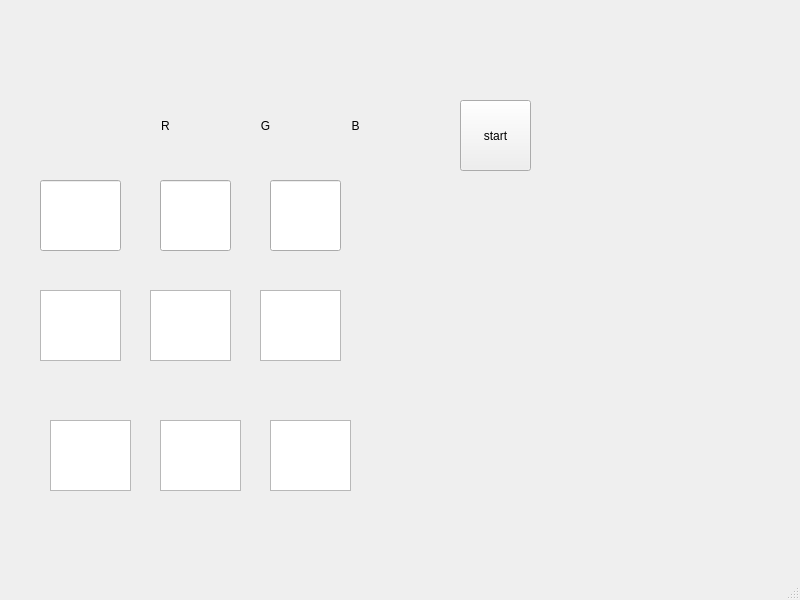
<?xml version="1.0" encoding="UTF-8"?>
<ui version="4.0">
 <class>MainWindow</class>
 <widget class="QMainWindow" name="MainWindow">
  <property name="geometry">
   <rect>
    <x>0</x>
    <y>0</y>
    <width>800</width>
    <height>600</height>
   </rect>
  </property>
  <property name="windowTitle">
   <string>MainWindow</string>
  </property>
  <property name="styleSheet">
   <string notr="true"/>
  </property>
  <widget class="QWidget" name="centralwidget">
   <widget class="QLabel" name="lbl3">
    <property name="geometry">
     <rect>
      <x>320</x>
      <y>90</y>
      <width>71</width>
      <height>71</height>
     </rect>
    </property>
    <property name="text">
     <string>B</string>
    </property>
    <property name="alignment">
     <set>Qt::AlignCenter</set>
    </property>
   </widget>
   <widget class="QPushButton" name="startButton">
    <property name="geometry">
     <rect>
      <x>460</x>
      <y>100</y>
      <width>71</width>
      <height>71</height>
     </rect>
    </property>
    <property name="text">
     <string>start</string>
    </property>
   </widget>
   <widget class="QLabel" name="lbl2">
    <property name="geometry">
     <rect>
      <x>230</x>
      <y>90</y>
      <width>71</width>
      <height>71</height>
     </rect>
    </property>
    <property name="text">
     <string>G</string>
    </property>
    <property name="alignment">
     <set>Qt::AlignCenter</set>
    </property>
   </widget>
   <widget class="QLabel" name="lbl1">
    <property name="geometry">
     <rect>
      <x>130</x>
      <y>90</y>
      <width>71</width>
      <height>71</height>
     </rect>
    </property>
    <property name="styleSheet">
     <string notr="true"/>
    </property>
    <property name="text">
     <string>R</string>
    </property>
    <property name="alignment">
     <set>Qt::AlignCenter</set>
    </property>
   </widget>
   <widget class="QLineEdit" name="le1">
    <property name="geometry">
     <rect>
      <x>40</x>
      <y>180</y>
      <width>81</width>
      <height>71</height>
     </rect>
    </property>
   </widget>
   <widget class="QLineEdit" name="le2">
    <property name="geometry">
     <rect>
      <x>160</x>
      <y>180</y>
      <width>71</width>
      <height>71</height>
     </rect>
    </property>
   </widget>
   <widget class="QLineEdit" name="le3">
    <property name="geometry">
     <rect>
      <x>270</x>
      <y>180</y>
      <width>71</width>
      <height>71</height>
     </rect>
    </property>
   </widget>
   <widget class="QPlainTextEdit" name="pe1">
    <property name="geometry">
     <rect>
      <x>40</x>
      <y>290</y>
      <width>81</width>
      <height>71</height>
     </rect>
    </property>
   </widget>
   <widget class="QPlainTextEdit" name="pe2">
    <property name="geometry">
     <rect>
      <x>150</x>
      <y>290</y>
      <width>81</width>
      <height>71</height>
     </rect>
    </property>
   </widget>
   <widget class="QPlainTextEdit" name="pe3">
    <property name="geometry">
     <rect>
      <x>260</x>
      <y>290</y>
      <width>81</width>
      <height>71</height>
     </rect>
    </property>
   </widget>
   <widget class="QGraphicsView" name="gv1">
    <property name="geometry">
     <rect>
      <x>50</x>
      <y>420</y>
      <width>81</width>
      <height>71</height>
     </rect>
    </property>
   </widget>
   <widget class="QGraphicsView" name="gv2">
    <property name="geometry">
     <rect>
      <x>160</x>
      <y>420</y>
      <width>81</width>
      <height>71</height>
     </rect>
    </property>
   </widget>
   <widget class="QGraphicsView" name="gv3">
    <property name="geometry">
     <rect>
      <x>270</x>
      <y>420</y>
      <width>81</width>
      <height>71</height>
     </rect>
    </property>
   </widget>
  </widget>
  <widget class="QMenuBar" name="menubar">
   <property name="geometry">
    <rect>
     <x>0</x>
     <y>0</y>
     <width>800</width>
     <height>21</height>
    </rect>
   </property>
  </widget>
  <widget class="QStatusBar" name="statusbar"/>
 </widget>
 <resources/>
 <connections/>
</ui>
